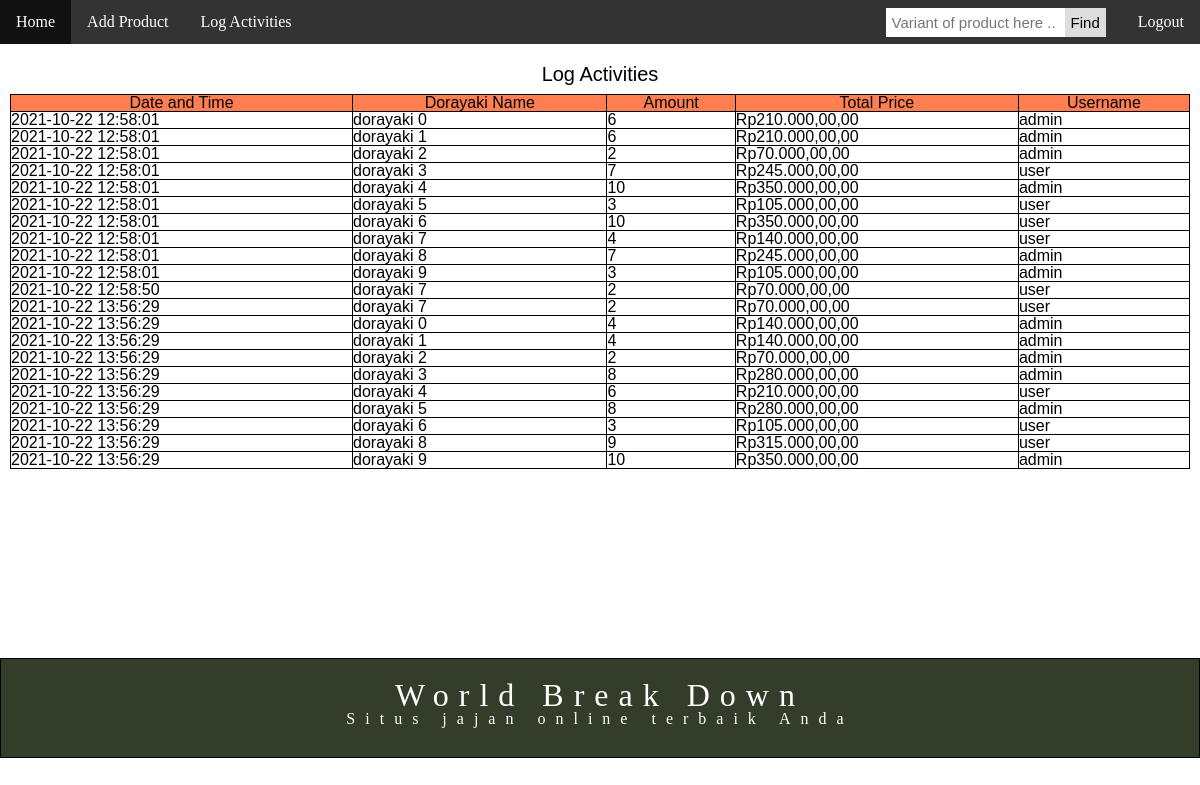
/Views/LogActivities.php (signed in), run on an earlier commit of the app's database.
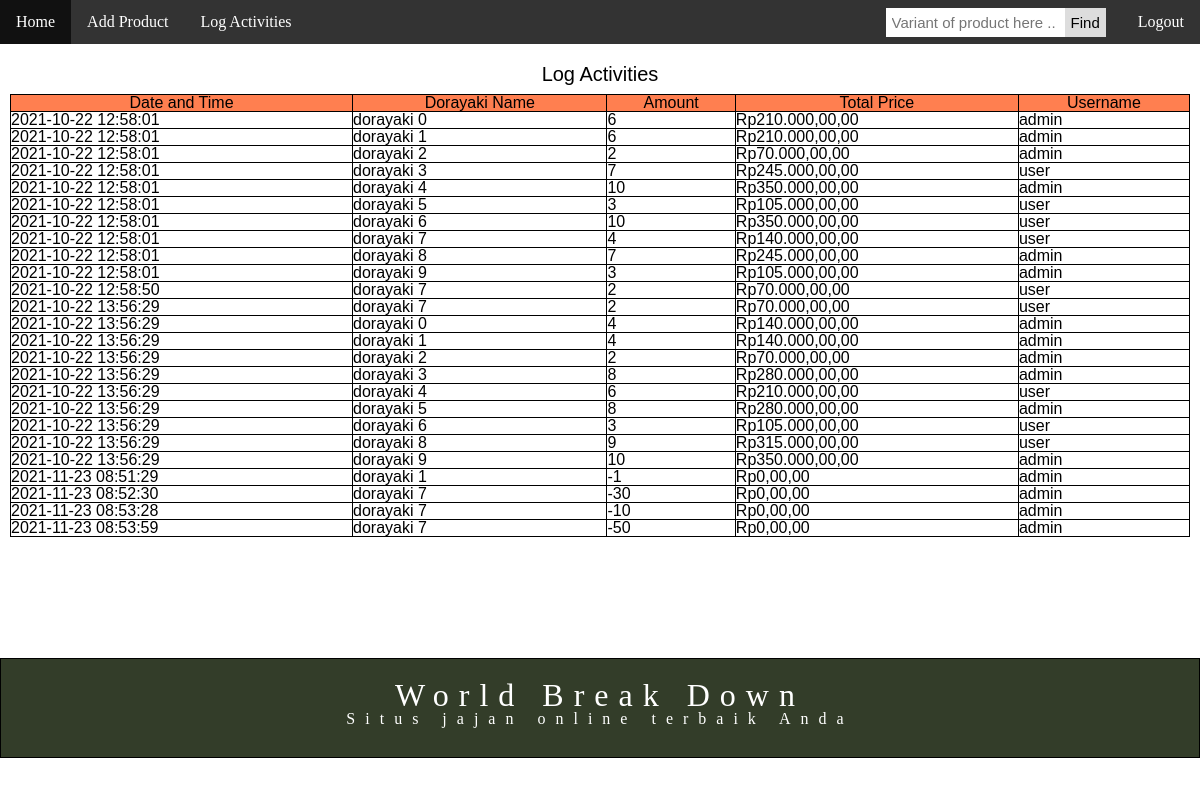
And on a later commit of the database.
### tables this page shows
CREATE TABLE histories (
        id INTEGER PRIMARY KEY NOT NULL,
        user_id INTEGER,
        username TEXT,
        product_id INTEGER,
        product_name TEXT,
        quantity INTEGER,
        total_price INTEGER,
        date TEXT,
        FOREIGN KEY (user_id) REFERENCES users(id) ON DELETE SET NULL,
        FOREIGN KEY (product_id) REFERENCES products(id) ON DELETE SET NULL
    );

### Model/History.php (called while the page is built, shortened)
<?php
class History
{
    private $pdo;
    public function __construct($pdo)
    {
        $this->pdo = $pdo;
    }
    public function get()
    {
        $stmt = $this->pdo->query('SELECT * FROM histories ORDER BY date ASC;');
        $histories = [];
        while ($row = $stmt->fetch(\PDO::FETCH_ASSOC)) {
            $histories[] = [
                'id' => $row['id'],
                'user_id' => $row['user_id'],
                'username' => $row['username'],
                'product_id' => $row['product_id'],
                'product_name' => $row['product_name'],
                'quantity'  => $row['quantity'],
                'total_price' => $row['total_price'],
                'date'  => $row['date'],
            ];
        }
        return $histories;
    }
}

### Views/LogActivities.php (the view, shortened to what this page needs)
<?php
include_once('../Model/History.php');
if (isset($_COOKIE['token']) && isset($_COOKIE['userLoggedIn'])) {
    if ((md5($_COOKIE['userLoggedIn'] . SECRET_WORD)) === $_COOKIE['token']) {
        $role = $_SESSION['role'];
    }
} else {
    session_unset();
    session_destroy();
    header("location: /Views/Login.php");
}
    $databasePath = '../database/' . DATABASE_NAME . '.sqlite';
    $pdo = (new SQLiteConnection())->connect($databasePath);
    $username = $_SESSION['username'];
    if ($pdo !== null) {
        $History = new History($pdo);
        if ($role=='admin') {
            $item = $History->get();
        }
        else {
            $item = $History->whereUserName($username);
        }
    } else {
    }
?>
<!DOCTYPE html>
<html lang="en">
<head>
    <link rel="stylesheet" href="../Assets/css/logactivities.css">
    <link href="//db.onlinewebfonts.com/c/4a47df713b67c858644e569c4977de19?family=Dorayaki" rel="stylesheet" type="text/css" />
</head>
<body>
    <?php include '../partials/navbar.php'; ?>
    <div class="content">
        <div class="logact">
            <h1>Log Activities</h1>
            <table>
                <tr>
                    <th>Date and Time</th>
                    <th>Dorayaki Name</th>
                    <th>Amount</th>
                    <th>Total Price</th>
                    <th>Username</th>
                </tr>
                <?php foreach ($item as $key => $value) { ?>
                    <tr>
                        <td><?php echo $value['date'] ?></td>
                        <td><?php echo "<a href='Product.php?id={$value['product_id']}' style='text-decoration:none;color:black;'>".$value['product_name'] ?></a></td>
                        <td><?php echo $value['quantity'] ?></td>
                        <td><?php $price = number_format($value['total_price'],2,",","."); echo "Rp$price,00" ?></td>
                        <td><?php echo $value['username'] ?></td>
                    </tr>
                <?php } ?>
            </table>
        </div>
    </div>
    <?php include '../partials/footer.php'; ?>
</body>
</html>

### Partials/navbar.php
<nav>
    <ul>
        <li><a href="/">Home</a></li>
        <?php if($role=='admin') {?>
            <li><a href="../Views/CreateProduct.php">Add Product</a></li>
        <?php } ?>
        <li><a href="../Views/LogActivities.php">Log Activities</a></li>
        <li style="float:right"><a class="active" href="../Middlewares/logout.php">Logout</a></li>
        <li style="float:right">
            <div class="search-container">
                <form action="../search.php" method="GET">
                    <input type="text" id="keyword" name="keyword" placeholder="Variant of product here .." minlength="2" required>
                    <button type="submit" id="search-button">Find</button>
                </form>
            </div>
        </li>
    </ul>
</nav>

### Partials/footer.php
<footer>
    <div class="footer-content">
        <h3>World Break Down</h3>
        <p>
            Situs jajan online terbaik Anda
        </p>
    </div>
</footer>

### Assets/css/logactivities.css (style rules this page uses)
.logact > table, td, th { border: 1px solid black; }
.logact > table { width: 100%; border-collapse: collapse; }
.logact { padding: 10px; min-height: 76.7vh; }
.logact h1 { text-align: center; margin: 10px; font-size: 20px; }
th { background-color: coral; }

### Assets/css/base.css (style rules this page uses)
:root { --primary: #316b83; --secondary: #6d8299; --third-color: #8ca1a5; --forth-color: #d5bfbf; --text-color: #f3f2c9; --background-plain: #ffffff; --background-grey: rgb(244, 244, 244); }
* { margin: 0; padding: 0; box-sizing: border-box; font-family: 'Gill Sans', 'Gill Sans MT', Calibri, 'Trebuchet MS', sans-serif; }
body { background: var(--background-plain); width: 100%; min-height: 100vh; position: relative; }
html, body, div, span, applet, object, iframe, h1, h2, h3, h4, h5, h6, p, blockquote, pre, a, abbr, acronym, address, big, cite, code, del, dfn, em, img, ins, kbd, q, s, samp, small, strike, strong, sub, sup, tt, var, b, u, i, center, dl, dt, dd, ol, ul, li, fieldset, form, label, legend, table, caption, tbody, tfoot, thead, tr, th, td, article, aside, canvas, details, embed, figure, figcaption, footer, header, hgroup, menu, nav, output, ruby, section, summary, time, mark, audio, video { margin: 0; padding: 0; border: 0; font-size: 100%; font: inherit; font-family: 'Gill Sans', 'Gill Sans MT', Calibri, 'Trebuchet MS', sans-serif; vertical-align: baseline; }
article, aside, details, figcaption, figure, footer, header, hgroup, menu, nav, section { display: block; }
body { line-height: 1; }
ol, ul { list-style: none; }
table { border-collapse: collapse; border-spacing: 0; }

### Assets/css/navbar.css (style rules this page uses)
nav ul { list-style-type: none; margin: 0; padding: 0; overflow: hidden; background-color: #333; }
nav ul li { float: left; }
nav ul li a { font-family: "Dorayaki"; display: block; color: white; text-align: center; padding: 14px 16px; text-decoration: none; }
nav #search-button { float: right; padding: 6px; margin-top: 8px; margin-right: 16px; background: #ddd; font-size: 15px; border: none; cursor: pointer; }
nav input[type="text"] { padding: 6px; margin-top: 8px; font-size: 15px; border: none; }

### Assets/css/footer.css (style rules this page uses)
footer h3, footer p { font-family: "Dorayaki" !important; color: white; }
h3 { font-size: 2rem !important; }
footer { height: 100px; background-color: #333D29; padding: 10px; }
.footer-content { padding: 20px; letter-spacing: 10px; text-align: center; height: 100%; border: 1px solid black; }

What changed in the data, as far as the page shows it:
added histories: date "2021-11-23 08:51:29", product_name "dorayaki 1", quantity "-1", total_price "0,00", username "admin"
added histories: date "2021-11-23 08:52:30", product_name "dorayaki 7", quantity "-30", total_price "0,00", username "admin"
added histories: date "2021-11-23 08:53:28", product_name "dorayaki 7", quantity "-10", total_price "0,00", username "admin"
added histories: date "2021-11-23 08:53:59", product_name "dorayaki 7", quantity "-50", total_price "0,00", username "admin"
